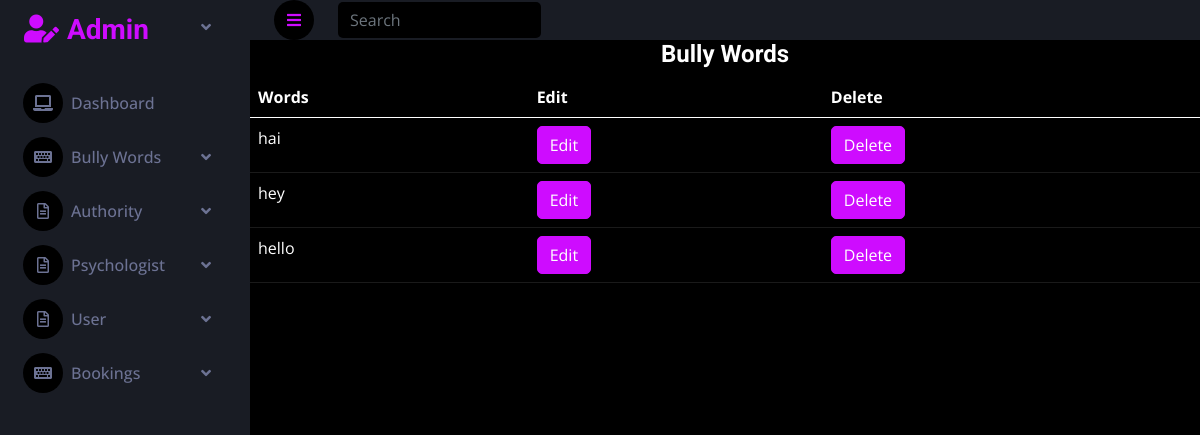
The page /bltab on the database its author committed.
### adminapp/models.py (models this page shows)
class bldb(models.Model):
    bwrd=models.CharField(max_length=200)

### adminapp/views.py (the view)
# urls.py: path('bltab',views.bltab,name='bltab'),
def bltab(request):
    info=bldb.objects.all()
    cont={
        'inf':info
    }
    return render(request,'bltab.html',cont)

### adminapp/templates/bltab.html
{% extends 'aindx.html' %}
{% block cnt %}
<div class="card-block table-border-style">
    <div class="table-responsive">
        <center><h4>Bully Words</h4></center>
        <table class="table table-dark">
            <thead>
                <tr>
                    <th>Words</th>
                    <th>Edit</th>
                    <th>Delete</th>
                </tr>
            </thead>
            <tbody>
                {% for i in inf %}
                <tr class="bg-info">
                    <td>{{i.bwrd}}</td>
                    <td><a href="{% url 'blu' i.id %}"><button class="btn btn-primary">Edit</button></a></td>
                    <td><a href="{% url 'bldl' i.id %}"><button class="btn btn-primary">Delete</button></a></td>
                </tr>
                {% endfor %}
            </tbody>
        </table>
    </div>
</div>
{% endblock %}

### adminapp/static/css/style.css (style rules this page uses)
:root { --primary: #ce0cff; --secondary: #191C24; --light: #6C7293; --dark: #000000; }
.btn { transition: .5s; }

### rows shown on the page
bldb: bwrd "hai"
bldb: bwrd "hey"
bldb: bwrd "hello"
